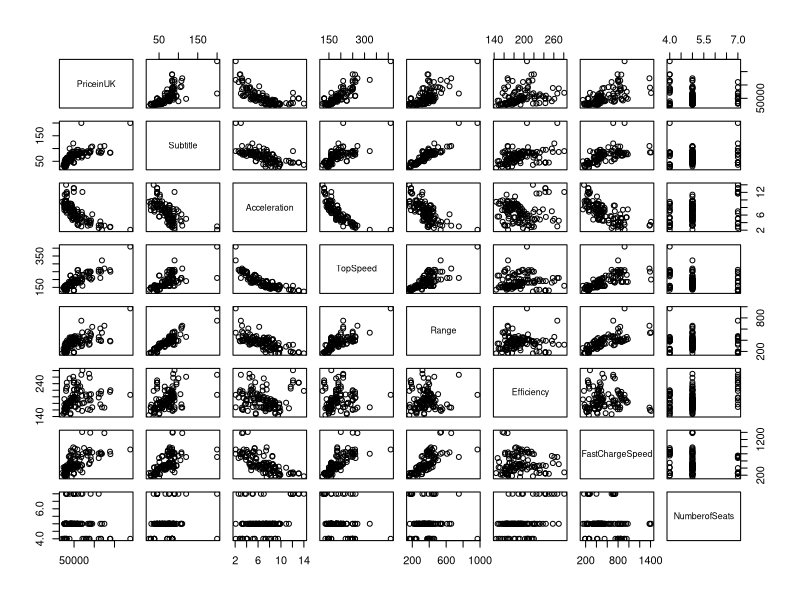
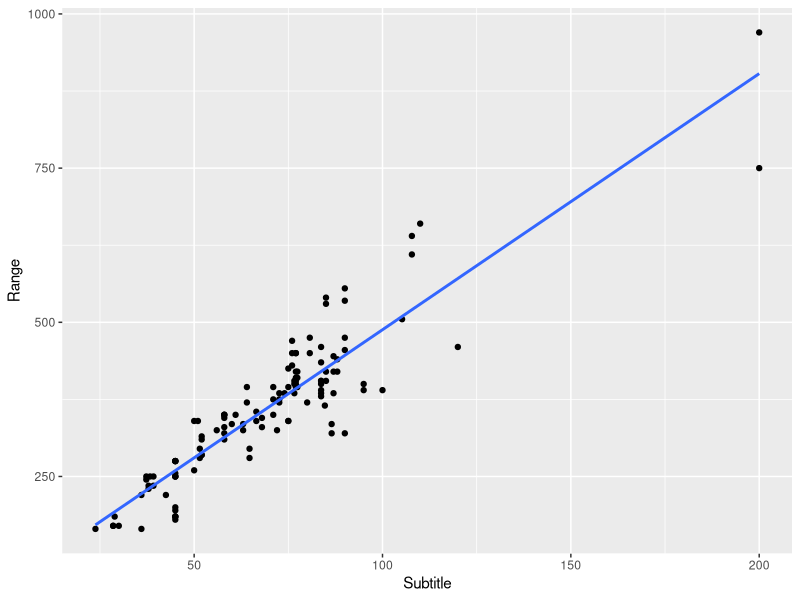
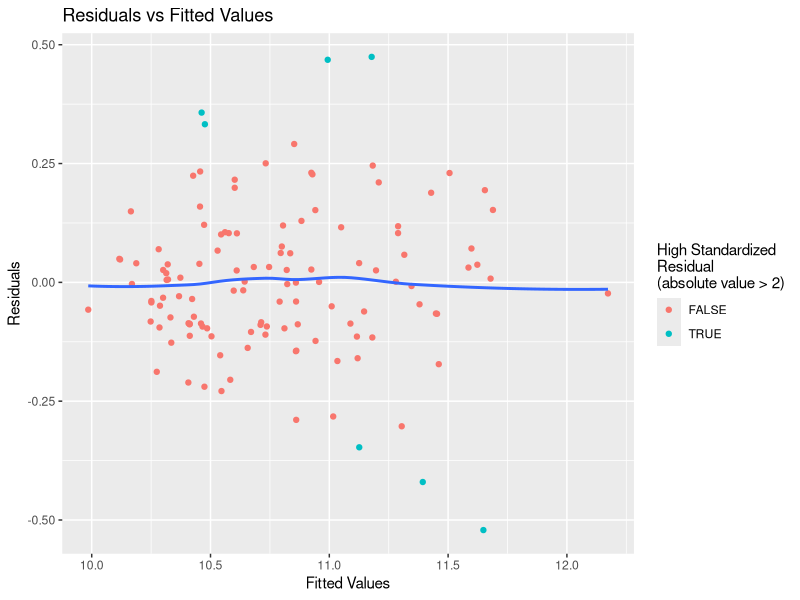
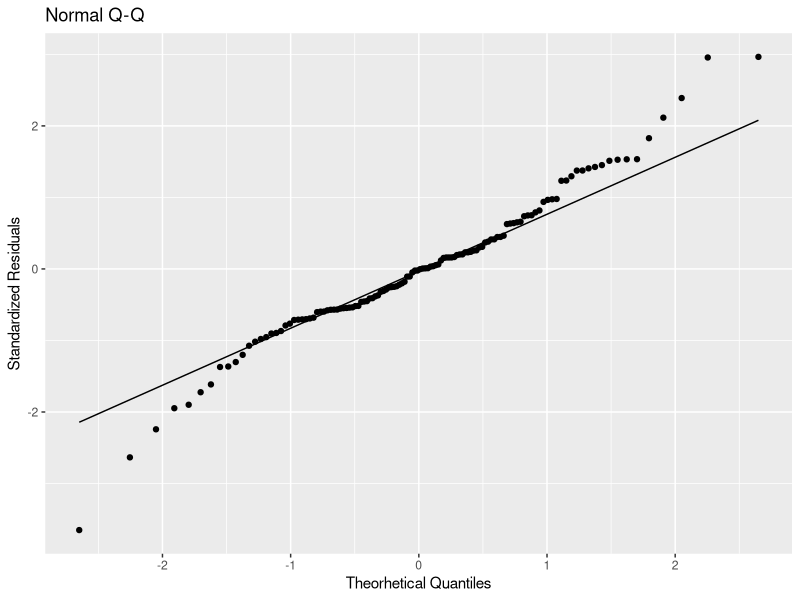
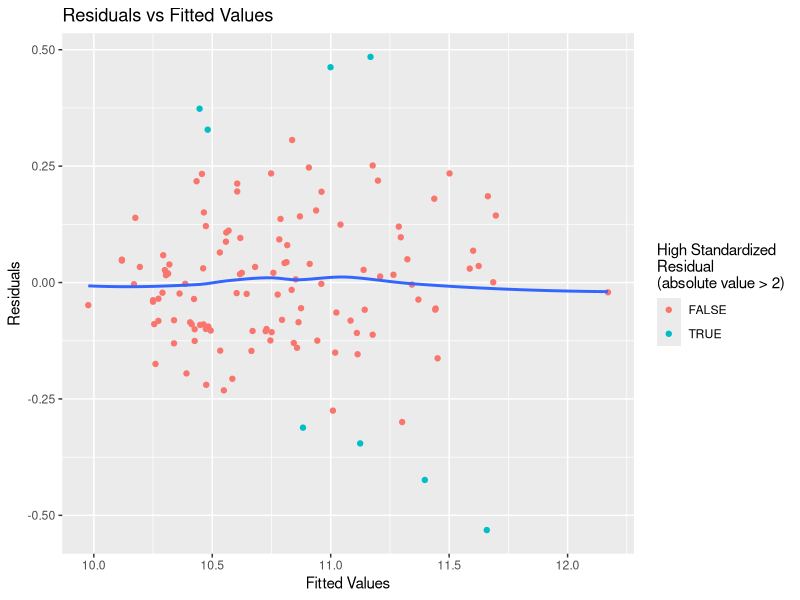
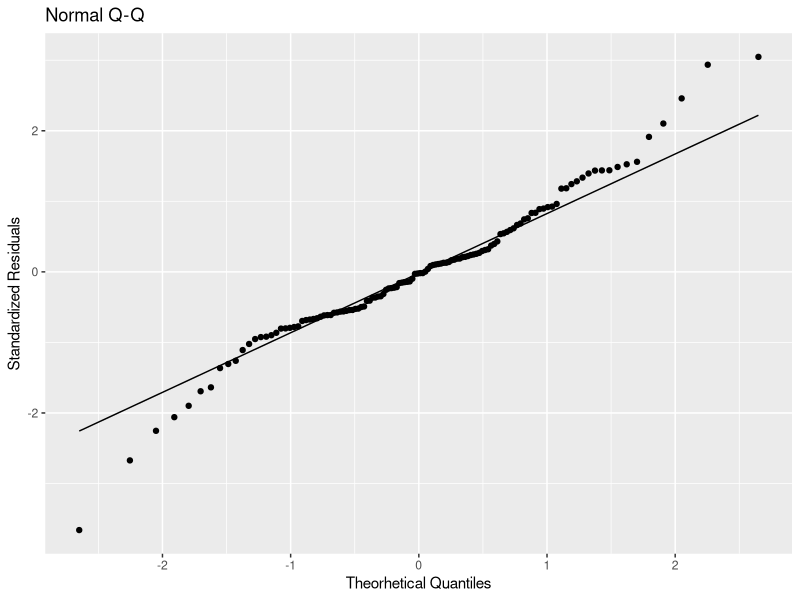

These figures' R source, in order:
## ---- chunk 1
knitr::opts_chunk$set(echo = TRUE)
## ---- chunk 2
library(dplyr)
library(knitr)
library(ggplot2)
library(magrittr)
library(tidyr)
data <- read.csv("Dataset/cleaned_data.csv") %>%
  drop_na

numeric_data <- data %>%
  select_if(is.numeric) %>%
  select(-"PriceinGermany")

numeric_data %>% cor

pairs(
  PriceinUK ~ .,
  numeric_data
)
## ---- chunk 3
ggplot(data, aes(Subtitle, Range)) +
  geom_point() +
  geom_smooth(method = "lm", formula = y ~ x, se = F)
## ---- chunk 4
full_model <- (
  log(PriceinUK) ~
    log(Subtitle) +
    poly(Acceleration, 2, raw = T) +
    poly(TopSpeed, 2, raw = T) +
    log(Efficiency) +
    log(FastChargeSpeed) +
    Drive +
    factor(NumberofSeats)
) %>%
  lm(data)

full_model %>%
  summary

full_std_residuals <- full_model %>%
  rstandard

ggplot(
  mapping = aes(
    x = full_model$fitted.values,
    y = full_model$residuals,
    title
  )
) +
  geom_point(aes(color = full_std_residuals %>% abs > 2)) +
  geom_smooth(se = F) +
  labs(
    x = "Fitted Values",
    y = "Residuals",
    color = "High Standardized\nResidual\n(absolute value > 2)",
    title = "Residuals vs Fitted Values"
  )

ggplot(mapping = aes(sample = full_std_residuals)) +
  geom_qq() +
  geom_qq_line() +
  labs(
    x = "Theorhetical Quantiles",
    y = "Standardized Residuals",
    title = "Normal Q-Q"
  )
## ---- chunk 5
reduced_model <- full_model %>%
  step(
    trace = 0,
    k = data %>% nrow %>% log
  )

reduced_model %>%
  summary
## ---- chunk 6
anova(reduced_model, full_model)
## ---- chunk 7
reduced_std_residuals <- reduced_model %>%
  rstandard

ggplot(
  mapping = aes(
    x = reduced_model$fitted.values,
    y = reduced_model$residuals,
    title
  )
) +
  geom_point(aes(color = reduced_std_residuals %>% abs > 2)) +
  geom_smooth(se = F) +
  labs(
    x = "Fitted Values",
    y = "Residuals",
    color = "High Standardized\nResidual\n(absolute value > 2)",
    title = "Residuals vs Fitted Values"
  )

ggplot(mapping = aes(sample = reduced_std_residuals)) +
  geom_qq() +
  geom_qq_line() +
  labs(
    x = "Theorhetical Quantiles",
    y = "Standardized Residuals",
    title = "Normal Q-Q"
  )
## ---- chunk 8
reduced_std_residuals %>% shapiro.test
## ---- chunk 9
reduced_model %>% (lmtest::bptest)
## ---- chunk 10
reduced_leverage <- reduced_model %>% hatvalues
data %>%
  subset(
    abs(reduced_leverage) > 2 * mean(reduced_leverage),
    c("Name", "PriceinUK")
  ) %>%
  kable
## ---- chunk 11
reduced_leverage <- reduced_model %>% hatvalues
data %>%
  subset(
    abs(reduced_std_residuals) > 2,
    c("Name", "PriceinUK")
  ) %>%
  kable
